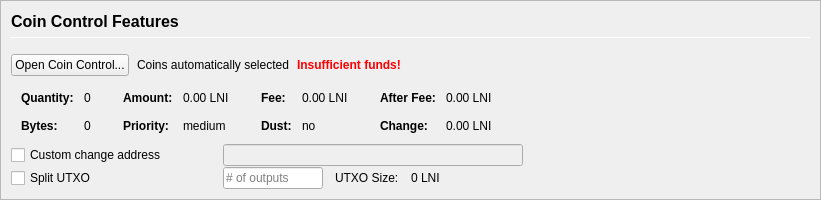
         <widget class="QFrame" name="frameCoinControl">
          <property name="sizePolicy">
           <sizepolicy hsizetype="Expanding" vsizetype="Expanding">
            <horstretch>0</horstretch>
            <verstretch>0</verstretch>
           </sizepolicy>
          </property>
          <property name="maximumSize">
           <size>
            <width>16777215</width>
            <height>16777215</height>
           </size>
          </property>
          <property name="frameShape">
           <enum>QFrame::StyledPanel</enum>
          </property>
          <property name="frameShadow">
           <enum>QFrame::Sunken</enum>
          </property>
          <layout class="QVBoxLayout" name="verticalLayoutCoinControl2">
           <property name="spacing">
            <number>0</number>
           </property>
           <property name="leftMargin">
            <number>0</number>
           </property>
           <property name="topMargin">
            <number>0</number>
           </property>
           <property name="rightMargin">
            <number>0</number>
           </property>
           <property name="bottomMargin">
            <number>0</number>
           </property>
           <item>
            <widget class="QFrame" name="frameCoinControl_BG">
             <layout class="QVBoxLayout" name="verticalLayoutCoinControl" stretch="0,0,0,0,0,0">
              <property name="spacing">
               <number>1</number>
              </property>
              <property name="leftMargin">
               <number>10</number>
              </property>
              <property name="topMargin">
               <number>10</number>
              </property>
              <item>
               <layout class="QHBoxLayout" name="horizontalLayoutCoinControl1">
                <property name="bottomMargin">
                 <number>15</number>
                </property>
                <item>
                 <layout class="QVBoxLayout" name="verticalLayout_3">
                  <property name="spacing">
                   <number>6</number>
                  </property>
                  <item>
                   <widget class="QLabel" name="labelCoinControlFeatures">
                    <property name="sizePolicy">
                     <sizepolicy hsizetype="Preferred" vsizetype="Maximum">
                      <horstretch>0</horstretch>
                      <verstretch>0</verstretch>
                     </sizepolicy>
                    </property>
                    <property name="minimumSize">
                     <size>
                      <width>0</width>
                      <height>20</height>
                     </size>
                    </property>
                    <property name="font">
                     <font>
                      <pointsize>12</pointsize>
                      <weight>75</weight>
                      <bold>true</bold>
                     </font>
                    </property>
                    <property name="styleSheet">
                     <string notr="true">font-weight:bold;</string>
                    </property>
                    <property name="text">
                     <string>Coin Control Features</string>
                    </property>
                   </widget>
                  </item>
                  <item>
                   <widget class="Line" name="line">
                    <property name="minimumSize">
                     <size>
                      <width>0</width>
                      <height>1</height>
                     </size>
                    </property>
                    <property name="maximumSize">
                     <size>
                      <width>16777215</width>
                      <height>1</height>
                     </size>
                    </property>
                    <property name="orientation">
                     <enum>Qt::Horizontal</enum>
                    </property>
                   </widget>
                  </item>
                 </layout>
                </item>
               </layout>
              </item>
              <item>
               <layout class="QHBoxLayout" name="horizontalLayoutCoinControl2" stretch="0,0,0,0">
                <property name="spacing">
                 <number>8</number>
                </property>
                <property name="bottomMargin">
                 <number>10</number>
                </property>
                <item>
                 <widget class="QPushButton" name="pushButtonCoinControl">
                  <property name="styleSheet">
                   <string notr="true"/>
                  </property>
                  <property name="text">
                   <string>Open Coin Control...</string>
                  </property>
                  <property name="autoDefault">
                   <bool>false</bool>
                  </property>
                 </widget>
                </item>
                <item>
                 <widget class="QLabel" name="labelCoinControlAutomaticallySelected">
                  <property name="text">
                   <string>Coins automatically selected</string>
                  </property>
                  <property name="margin">
                   <number>5</number>
                  </property>
                 </widget>
                </item>
                <item>
                 <widget class="QLabel" name="labelCoinControlInsuffFunds">
                  <property name="font">
                   <font>
                    <weight>75</weight>
                    <bold>true</bold>
                   </font>
                  </property>
                  <property name="styleSheet">
                   <string notr="true">color:red;font-weight:bold;</string>
                  </property>
                  <property name="text">
                   <string>Insufficient funds!</string>
                  </property>
                  <property name="margin">
                   <number>5</number>
                  </property>
                 </widget>
                </item>
                <item>
                 <spacer name="horizontalSpacerCoinControl">
                  <property name="orientation">
                   <enum>Qt::Horizontal</enum>
                  </property>
                  <property name="sizeHint" stdset="0">
                   <size>
                    <width>40</width>
                    <height>1</height>
                   </size>
                  </property>
                 </spacer>
                </item>
               </layout>
              </item>
              <item>
               <widget class="QWidget" name="widgetCoinControl" native="true">
                <property name="sizePolicy">
                 <sizepolicy hsizetype="Preferred" vsizetype="Preferred">
                  <horstretch>0</horstretch>
                  <verstretch>0</verstretch>
                 </sizepolicy>
                </property>
                <property name="minimumSize">
                 <size>
                  <width>0</width>
                  <height>0</height>
                 </size>
                </property>
                <property name="styleSheet">
                 <string notr="true"/>
                </property>
                <layout class="QHBoxLayout" name="horizontalLayoutCoinControl5">
                 <property name="leftMargin">
                  <number>0</number>
                 </property>
                 <property name="topMargin">
                  <number>0</number>
                 </property>
                 <property name="rightMargin">
                  <number>0</number>
                 </property>
                 <property name="bottomMargin">
                  <number>0</number>
                 </property>
                 <item>
                  <layout class="QHBoxLayout" name="horizontalLayoutCoinControl3" stretch="0,0,0,1">
                   <property name="spacing">
                    <number>20</number>
                   </property>
                   <property name="topMargin">
                    <number>0</number>
                   </property>
                   <property name="bottomMargin">
                    <number>10</number>
                   </property>
                   <item>
                    <layout class="QFormLayout" name="formLayoutCoinControl1">
                     <property name="horizontalSpacing">
                      <number>10</number>
                     </property>
                     <property name="verticalSpacing">
                      <number>14</number>
                     </property>
                     <property name="leftMargin">
                      <number>10</number>
                     </property>
                     <property name="topMargin">
                      <number>4</number>
                     </property>
                     <property name="rightMargin">
                      <number>6</number>
                     </property>
                     <item row="0" column="0">
                      <widget class="QLabel" name="labelCoinControlQuantityText">
                       <property name="font">
                        <font>
                         <weight>75</weight>
                         <bold>true</bold>
                        </font>
                       </property>
                       <property name="text">
                        <string>Quantity:</string>
                       </property>
                       <property name="margin">
                        <number>0</number>
                       </property>
                      </widget>
                     </item>
                     <item row="0" column="1">
                      <widget class="QLabel" name="labelCoinControlQuantity">
                       <property name="cursor">
                        <cursorShape>IBeamCursor</cursorShape>
                       </property>
                       <property name="contextMenuPolicy">
                        <enum>Qt::ActionsContextMenu</enum>
                       </property>
                       <property name="text">
                        <string notr="true">0</string>
                       </property>
                       <property name="margin">
                        <number>0</number>
                       </property>
                       <property name="textInteractionFlags">
                        <set>Qt::LinksAccessibleByMouse|Qt::TextSelectableByKeyboard|Qt::TextSelectableByMouse</set>
                       </property>
                      </widget>
                     </item>
                     <item row="1" column="0">
                      <widget class="QLabel" name="labelCoinControlBytesText">
                       <property name="font">
                        <font>
                         <weight>75</weight>
                         <bold>true</bold>
                        </font>
                       </property>
                       <property name="text">
                        <string>Bytes:</string>
                       </property>
                      </widget>
                     </item>
                     <item row="1" column="1">
                      <widget class="QLabel" name="labelCoinControlBytes">
                       <property name="cursor">
                        <cursorShape>IBeamCursor</cursorShape>
                       </property>
                       <property name="contextMenuPolicy">
                        <enum>Qt::ActionsContextMenu</enum>
                       </property>
                       <property name="text">
                        <string notr="true">0</string>
                       </property>
                       <property name="textInteractionFlags">
                        <set>Qt::LinksAccessibleByMouse|Qt::TextSelectableByKeyboard|Qt::TextSelectableByMouse</set>
                       </property>
                      </widget>
                     </item>
                    </layout>
                   </item>
                   <item>
                    <layout class="QFormLayout" name="formLayoutCoinControl2">
                     <property name="horizontalSpacing">
                      <number>10</number>
                     </property>
                     <property name="verticalSpacing">
                      <number>14</number>
                     </property>
                     <property name="leftMargin">
                      <number>6</number>
                     </property>
                     <property name="topMargin">
                      <number>4</number>
                     </property>
                     <property name="rightMargin">
                      <number>6</number>
                     </property>
                     <item row="0" column="0">
                      <widget class="QLabel" name="labelCoinControlAmountText">
                       <property name="font">
                        <font>
                         <weight>75</weight>
                         <bold>true</bold>
                        </font>
                       </property>
                       <property name="text">
                        <string>Amount:</string>
                       </property>
                       <property name="margin">
                        <number>0</number>
                       </property>
                      </widget>
                     </item>
                     <item row="0" column="1">
                      <widget class="QLabel" name="labelCoinControlAmount">
                       <property name="cursor">
                        <cursorShape>IBeamCursor</cursorShape>
                       </property>
                       <property name="contextMenuPolicy">
                        <enum>Qt::ActionsContextMenu</enum>
                       </property>
                       <property name="text">
                        <string notr="true">0.00 LNI</string>
                       </property>
                       <property name="textInteractionFlags">
                        <set>Qt::LinksAccessibleByMouse|Qt::TextSelectableByKeyboard|Qt::TextSelectableByMouse</set>
                       </property>
                      </widget>
                     </item>
                     <item row="1" column="0">
                      <widget class="QLabel" name="labelCoinControlPriorityText">
                       <property name="font">
                        <font>
                         <weight>75</weight>
                         <bold>true</bold>
                        </font>
                       </property>
                       <property name="text">
                        <string>Priority:</string>
                       </property>
                      </widget>
                     </item>
                     <item row="1" column="1">
                      <widget class="QLabel" name="labelCoinControlPriority">
                       <property name="cursor">
                        <cursorShape>IBeamCursor</cursorShape>
                       </property>
                       <property name="contextMenuPolicy">
                        <enum>Qt::ActionsContextMenu</enum>
                       </property>
                       <property name="text">
                        <string>medium</string>
                       </property>
                       <property name="textInteractionFlags">
                        <set>Qt::LinksAccessibleByMouse|Qt::TextSelectableByKeyboard|Qt::TextSelectableByMouse</set>
                       </property>
                      </widget>
                     </item>
                    </layout>
                   </item>
                   <item>
                    <layout class="QFormLayout" name="formLayoutCoinControl3">
                     <property name="horizontalSpacing">
                      <number>10</number>
                     </property>
                     <property name="verticalSpacing">
                      <number>14</number>
                     </property>
                     <property name="leftMargin">
                      <number>6</number>
                     </property>
                     <property name="topMargin">
                      <number>4</number>
                     </property>
                     <property name="rightMargin">
                      <number>6</number>
                     </property>
                     <item row="0" column="0">
                      <widget class="QLabel" name="labelCoinControlFeeText">
                       <property name="font">
                        <font>
                         <weight>75</weight>
                         <bold>true</bold>
                        </font>
                       </property>
                       <property name="text">
                        <string>Fee:</string>
                       </property>
                       <property name="margin">
                        <number>0</number>
                       </property>
                      </widget>
                     </item>
                     <item row="0" column="1">
                      <widget class="QLabel" name="labelCoinControlFee">
                       <property name="cursor">
                        <cursorShape>IBeamCursor</cursorShape>
                       </property>
                       <property name="contextMenuPolicy">
                        <enum>Qt::ActionsContextMenu</enum>
                       </property>
                       <property name="text">
                        <string notr="true">0.00 LNI</string>
                       </property>
                       <property name="textInteractionFlags">
                        <set>Qt::LinksAccessibleByMouse|Qt::TextSelectableByKeyboard|Qt::TextSelectableByMouse</set>
                       </property>
                      </widget>
                     </item>
                     <item row="1" column="0">
                      <widget class="QLabel" name="labelCoinControlLowOutputText">
                       <property name="font">
                        <font>
                         <weight>75</weight>
                         <bold>true</bold>
                        </font>
                       </property>
                       <property name="text">
                        <string>Dust:</string>
                       </property>
                      </widget>
                     </item>
                     <item row="1" column="1">
                      <widget class="QLabel" name="labelCoinControlLowOutput">
                       <property name="cursor">
                        <cursorShape>IBeamCursor</cursorShape>
                       </property>
                       <property name="contextMenuPolicy">
                        <enum>Qt::ActionsContextMenu</enum>
                       </property>
                       <property name="text">
                        <string>no</string>
                       </property>
                       <property name="textInteractionFlags">
                        <set>Qt::LinksAccessibleByMouse|Qt::TextSelectableByKeyboard|Qt::TextSelectableByMouse</set>
                       </property>
                      </widget>
                     </item>
                    </layout>
                   </item>
                   <item>
                    <layout class="QFormLayout" name="formLayoutCoinControl4">
                     <property name="horizontalSpacing">
                      <number>10</number>
                     </property>
                     <property name="verticalSpacing">
                      <number>14</number>
                     </property>
                     <property name="leftMargin">
                      <number>6</number>
                     </property>
                     <property name="topMargin">
                      <number>4</number>
                     </property>
                     <property name="rightMargin">
                      <number>6</number>
                     </property>
                     <item row="0" column="0">
                      <widget class="QLabel" name="labelCoinControlAfterFeeText">
                       <property name="font">
                        <font>
                         <weight>75</weight>
                         <bold>true</bold>
                        </font>
                       </property>
                       <property name="text">
                        <string>After Fee:</string>
                       </property>
                       <property name="margin">
                        <number>0</number>
                       </property>
                      </widget>
                     </item>
                     <item row="0" column="1">
                      <widget class="QLabel" name="labelCoinControlAfterFee">
                       <property name="cursor">
                        <cursorShape>IBeamCursor</cursorShape>
                       </property>
                       <property name="contextMenuPolicy">
                        <enum>Qt::ActionsContextMenu</enum>
                       </property>
                       <property name="text">
                        <string notr="true">0.00 LNI</string>
                       </property>
                       <property name="textInteractionFlags">
                        <set>Qt::LinksAccessibleByMouse|Qt::TextSelectableByKeyboard|Qt::TextSelectableByMouse</set>
                       </property>
                      </widget>
                     </item>
                     <item row="1" column="0">
                      <widget class="QLabel" name="labelCoinControlChangeText">
                       <property name="font">
                        <font>
                         <weight>75</weight>
                         <bold>true</bold>
                        </font>
                       </property>
                       <property name="text">
                        <string>Change:</string>
                       </property>
                      </widget>
                     </item>
                     <item row="1" column="1">
                      <widget class="QLabel" name="labelCoinControlChange">
                       <property name="cursor">
                        <cursorShape>IBeamCursor</cursorShape>
                       </property>
                       <property name="contextMenuPolicy">
                        <enum>Qt::ActionsContextMenu</enum>
                       </property>
                       <property name="text">
                        <string notr="true">0.00 LNI</string>
                       </property>
                       <property name="textInteractionFlags">
                        <set>Qt::LinksAccessibleByMouse|Qt::TextSelectableByKeyboard|Qt::TextSelectableByMouse</set>
                       </property>
                      </widget>
                     </item>
                    </layout>
                   </item>
                  </layout>
                 </item>
                </layout>
               </widget>
              </item>
              <item>
               <layout class="QHBoxLayout" name="horizontalLayoutCoinControl4">
                <property name="spacing">
                 <number>12</number>
                </property>
                <property name="sizeConstraint">
                 <enum>QLayout::SetDefaultConstraint</enum>
                </property>
                <property name="topMargin">
                 <number>0</number>
                </property>
                <property name="rightMargin">
                 <number>0</number>
                </property>
                <item>
                 <widget class="QCheckBox" name="checkBoxCoinControlChange">
                  <property name="sizePolicy">
                   <sizepolicy hsizetype="Preferred" vsizetype="Preferred">
                    <horstretch>0</horstretch>
                    <verstretch>0</verstretch>
                   </sizepolicy>
                  </property>
                  <property name="minimumSize">
                   <size>
                    <width>200</width>
                    <height>0</height>
                   </size>
                  </property>
                  <property name="maximumSize">
                   <size>
                    <width>200</width>
                    <height>16777215</height>
                   </size>
                  </property>
                  <property name="toolTip">
                   <string>If this is activated, but the change address is empty or invalid, change will be sent to a newly generated address.</string>
                  </property>
                  <property name="text">
                   <string>Custom change address</string>
                  </property>
                 </widget>
                </item>
                <item>
                 <widget class="QValidatedLineEdit" name="lineEditCoinControlChange">
                  <property name="enabled">
                   <bool>false</bool>
                  </property>
                  <property name="sizePolicy">
                   <sizepolicy hsizetype="Preferred" vsizetype="Preferred">
                    <horstretch>0</horstretch>
                    <verstretch>0</verstretch>
                   </sizepolicy>
                  </property>
                  <property name="minimumSize">
                   <size>
                    <width>300</width>
                    <height>0</height>
                   </size>
                  </property>
                 </widget>
                </item>
                <item>
                 <widget class="QLabel" name="labelCoinControlChangeLabel">
                  <property name="sizePolicy">
                   <sizepolicy hsizetype="Preferred" vsizetype="Preferred">
                    <horstretch>0</horstretch>
                    <verstretch>0</verstretch>
                   </sizepolicy>
                  </property>
                  <property name="minimumSize">
                   <size>
                    <width>100</width>
                    <height>0</height>
                   </size>
                  </property>
                  <property name="text">
                   <string/>
                  </property>
                  <property name="margin">
                   <number>3</number>
                  </property>
                 </widget>
                </item>
               </layout>
              </item>
              <item>
               <layout class="QHBoxLayout" name="horizontalLayoutCoinControl6">
                <property name="spacing">
                 <number>12</number>
                </property>
                <property name="rightMargin">
                 <number>0</number>
                </property>
                <item>
                 <widget class="QCheckBox" name="splitBlockCheckBox">
                  <property name="sizePolicy">
                   <sizepolicy hsizetype="Preferred" vsizetype="Preferred">
                    <horstretch>0</horstretch>
                    <verstretch>0</verstretch>
                   </sizepolicy>
                  </property>
                  <property name="minimumSize">
                   <size>
                    <width>200</width>
                    <height>0</height>
                   </size>
                  </property>
                  <property name="maximumSize">
                   <size>
                    <width>200</width>
                    <height>16777215</height>
                   </size>
                  </property>
                  <property name="text">
                   <string>Split UTXO</string>
                  </property>
                 </widget>
                </item>
                <item>
                 <widget class="QLineEdit" name="splitBlockLineEdit">
                  <property name="sizePolicy">
                   <sizepolicy hsizetype="Preferred" vsizetype="Preferred">
                    <horstretch>50</horstretch>
                    <verstretch>0</verstretch>
                   </sizepolicy>
                  </property>
                  <property name="minimumSize">
                   <size>
                    <width>100</width>
                    <height>0</height>
                   </size>
                  </property>
                  <property name="maximumSize">
                   <size>
                    <width>100</width>
                    <height>16777215</height>
                   </size>
                  </property>
                  <property name="placeholderText">
                   <string># of outputs</string>
                  </property>
                 </widget>
                </item>
                <item>
                 <widget class="QLabel" name="labelBlockSizeText">
                  <property name="text">
                   <string>UTXO Size:</string>
                  </property>
                 </widget>
                </item>
                <item>
                 <widget class="QLabel" name="labelBlockSize">
                  <property name="text">
                   <string>0 LNI</string>
                  </property>
                 </widget>
                </item>
                <item>
                 <spacer name="horizontalSpacer_7">
                  <property name="orientation">
                   <enum>Qt::Horizontal</enum>
                  </property>
                  <property name="sizeHint" stdset="0">
                   <size>
                    <width>40</width>
                    <height>20</height>
                   </size>
                  </property>
                 </spacer>
                </item>
               </layout>
              </item>
              <item>
               <spacer name="verticalSpacerCoinControl">
                <property name="orientation">
                 <enum>Qt::Vertical</enum>
                </property>
                <property name="sizeHint" stdset="0">
                 <size>
                  <width>800</width>
                  <height>1</height>
                 </size>
                </property>
               </spacer>
              </item>
             </layout>
            </widget>
           </item>
          </layout>
         </widget>
